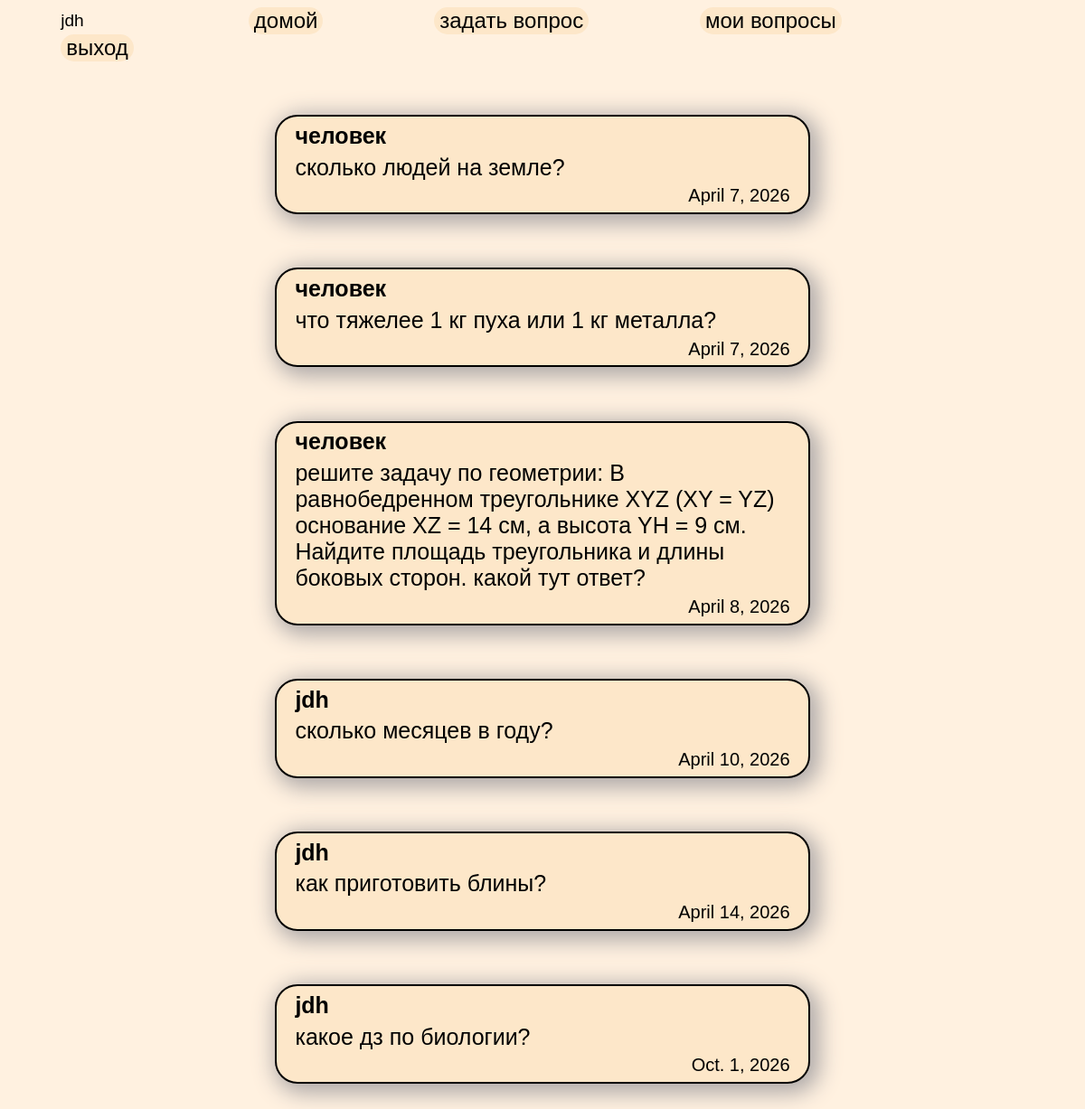
The app's page /about (signed in) with its own data.
### verification/models.py (models this page shows)
class Person(models.Model):
    name=models.CharField(max_length=20)
    age=models.IntegerField()
    nickname=models.CharField(max_length=10,unique=True)
    password=models.CharField(max_length=100)

class Questions(models.Model):
    id_persons=models.ForeignKey(Person,on_delete=models.CASCADE)
    questions=models.TextField()
    date=models.DateField(auto_now_add=True)

### verification/views.py (the view)
# urls.py: path('',views.about),
def about(request):
    if 'user_id' not in request.session.keys():
        return redirect('/')
    nickname=Person.objects.get(id=request.session['user_id']).nickname
    if request.method=='POST':
        request.session.flush()
        return redirect('/')
    return render(request,'about.html', context={'nickname':nickname , 'questions':Questions.objects.all(),'len':len(Questions.objects.all())})

### verification/templates/about.html (shortened to what this page needs)
{%extends "template.html"%}
{%block body%}
    <div id="head">
        <p id="head-p">{{nickname}}</p>
        <a href="/about"><button id="head-button">домой</button></a>
        <a href="/about/create_question"><button id="head-button">задать вопрос</button></a>
        <a href="/about/my_questions"><button id="head-button">мои вопросы</button></a>
        <form style='display: inline;', method="post">
            <button type="submit"  id="head-button">выход</button>
        </form>
    </div>
    {%if len == 0 %}
        <P id="no_answer_text"></style>нет ваших вопросов:(</P>
    {%else%}
    {%for i in questions%}
    <a href="/about/question?id={{i.id}}"><button id="question_box">
        <p id="question_text" style="font-weight: 900;">{{i.id_persons.nickname}}</p>
        <p id="question_text">{{i.questions}}</p>
        <p id="date">{{i.date}}</p>
    </button></a>
    {%endfor%}
    {%endif%}
{%endblock body%}

### verification/templates/template.html (shortened to what this page needs)
{% load static %}
<html>
    <head>
        <link rel="stylesheet" href="{% static "css/style.css" %}" />
    </head>
    <body>
        {% block body%}
        {% endblock body%}
    </body>
</html>

### verification/static/css/style.css (style rules this page uses)
* { font-family: Arial, Helvetica, sans-serif; vertical-align: middle; }
a { text-decoration: none; }
p { position: relative; }
body { background-color: rgb(255, 241, 224); }
button { font-size: 125%; background-color: rgb(253, 231, 201); border: 0px; }
#head-button { margin: 0% 5%; font-size: 150%; display: inline; border-radius: 50px; }
#feriv_box,#question_box { width: 50%; box-shadow: 5px 5px 25px 5px rgb(172, 167, 167); border: 2.5px solid rgb(0, 0, 0); }
#question_box { border-radius:25px ; margin: 0% 25% 5% 25%; }
#question_text { font-size: 125% ; margin: 1% 2.5%; text-align: left; }
#date { font-size: 100% ; margin: 1% 2.5%; text-align: right; }
#head { margin:0% 0% 5% 0%; }
#head-p { margin: 0% 10% 0% 5%; display: inline; font-size: 120%; max-height: 25%; }

### records on screen
Person: nickname "jdh"
Questions: id_persons.nickname "человек", questions "сколько людей на земле?", date "April 7, 2026"
Questions: id_persons.nickname "человек", questions "что тяжелее 1 кг пуха или 1 кг металла?", date "April 7, 2026"
Questions: id_persons.nickname "человек", questions "решите задачу по геометрии: В равнобедренном треугольнике XYZ (XY = YZ) основание XZ = 14 см, а высота YH = 9 см. Найдите площадь треугольника и длины боковых сторон. какой тут ответ?", date "April 8, 2026"
Questions: id_persons.nickname "jdh", questions "сколько месяцев в году?", date "April 10, 2026"
Questions: id_persons.nickname "jdh", questions "как приготовить блины?", date "April 14, 2026"
Questions: id_persons.nickname "jdh", questions "какое дз по биологии?", date "Oct. 1, 2026"
